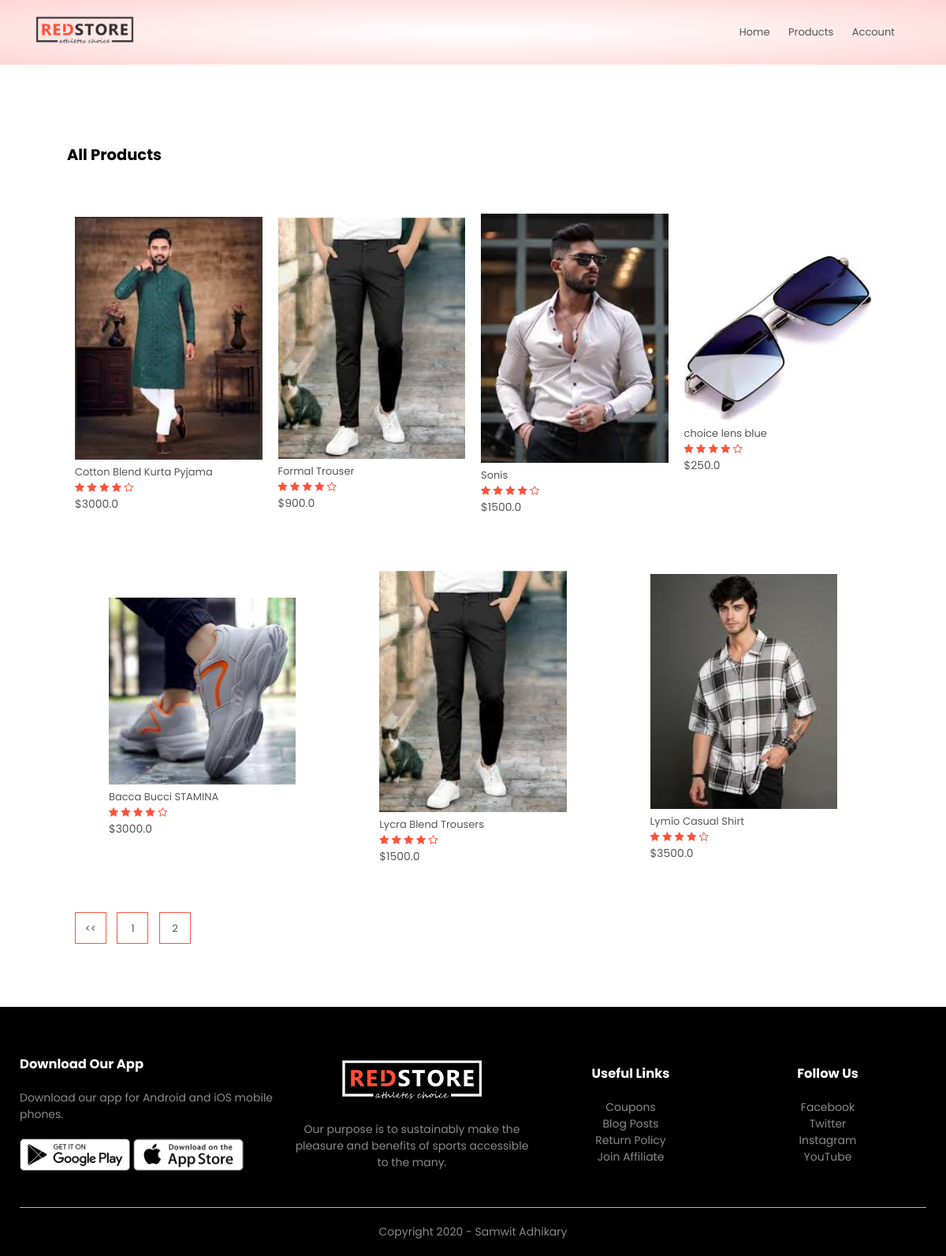
The page /product_list?page=2 on the database its author committed.
### products/models.py (models this page shows, shortened)
class Product(models.Model):
    LIVE = 1
    DELETE = 0
    DELETE_CHOICES = ((LIVE,'Live'),(DELETE,'Delete'))
    title = models.CharField(max_length=200)
    price = models.FloatField()
    description = models.TextField()
    image = models.ImageField(upload_to='media/')
    priority = models.IntegerField(default=0)
    delete_status = models.IntegerField(choices=DELETE_CHOICES,default=LIVE)
    created_at = models.DateTimeField(auto_now_add=True)
    updated_at = models.DateTimeField(auto_now=True)

### products/views.py (the view)
# urls.py: path('product_list',views.Product_list,name='list_product'),
def Product_list(request):
    page = 1
    if request.GET:
        page = request.GET.get('page',1)
    list_product = Product.objects.order_by('-priority')
    product_paginator = Paginator(list_product,7)
    list_product = product_paginator.get_page(page)
    context = {'products':list_product}
    return render(request,'product_layout.html',context)

### orders/context_processors.py (called while the page is built)
def cart_count(request):
    if request.user.is_authenticated:
        customer = request.user.customer_profile
        cart = Order.objects.filter(owner=customer, order_status=Order.CART_STAGE).first()
        if cart:
            count = cart.added_items.aggregate(total_quantity=Sum('quantity'))['total_quantity'] or 0
        else:
            count = 0
    else:
        count = 0
    return {
        'cart_count': count
    }

### products/templatetags/chunks.py (called while the page is built)
@register.filter(name='chunks')
def Chunks(list_data,chunk_size):
    chunk=[]
    i=0
    for data in list_data:
        chunk.append(data)
        i+1
        if i==chunk_size:
            yield chunk
            i=0
            chunk=[]
    if  chunk:
        yield chunk

### templates/product_layout.html
{% extends 'blank_layout.html' %}
{% block content %}
{% include 'product_list.html' %}
{% endblock content %}

### templates/product_list.html (shortened to what this page needs)
{% load static %}
{% load chunks %}
<div class="small-container">
    <div class="row row-2">
        <h2>All Products</h2>
    </div>
    {% for product_chunks in  products|chunks:4 %}
    <div class="row">
        {% for product in product_chunks %}
        <div class="col-4">
            <a href="{% url 'detail_product' product.id %}"> <img src="{{ product.image.url }}" alt=""></a>
            <h4>{{ product.title }}</h4>
            <div class="rating">
                <i class="fa fa-star"></i>
                <i class="fa fa-star"></i>
                <i class="fa fa-star"></i>
                <i class="fa fa-star"></i>
                <i class="fa fa-star-o"></i>
            </div>
            <p>${{ product.price }}</p>
        </div>
        {% endfor %}
    </div>
   {% endfor %}
    <div class="page-btn">
        {% if products.has_previous %}
            <a href="?page={{ products.previous_page_number }}"><span><<</span></a>
        {% endif %}
        {% for i in products.paginator.page_range %}
            <a href="?page={{i}}"><span>{{i}}</span></a>
        {% endfor %}
    </div>
</div>

### static/css/style.css (style rules this page uses)
* { margin: 0; padding: 0; box-sizing: border-box; }
body { font-family:'Poppins', Arial, Helvetica, sans-serif; font-size: 13px; }
a { text-decoration: none; color: #555; }
p { color: #555; }
.row { display: flex; align-items: center; flex-wrap: wrap; justify-content: space-around; }
.small-container { max-width: 1080px; margin: auto; padding-left: 25px; padding-right: 25px; }
.col-4 { flex-basis: 25%; padding: 10px; min-width: 200px; margin-bottom: 50px; transition: transform 0.5s; }
.col-4 img { width: 100%; }
h4 { color: #555; font-weight: normal; }
.col-4 p { font-size: 14px; }
.rating .fa { color: #ff523b; }
.row-2 { justify-content: space-between; margin: 100px auto 50px; }
.page-btn { margin: 0 auto 80px; }
.page-btn span { display: inline-block; border: 1px solid #ff523b; margin-left: 10px; width: 40px; height: 40px; text-align: center; line-height: 40px; cursor: pointer; }

### rows shown on the page
Product: image (picture), title "Cotton Blend Kurta Pyjama", price "3000.0"
Product: image (picture), title "Formal Trouser", price "900.0"
Product: image (picture), title "Sonis", price "1500.0"
Product: image (picture), title "choice lens blue", price "250.0"
Product: image (picture), title "Bacca Bucci STAMINA", price "3000.0"
Product: image (picture), title "Lycra Blend Trousers", price "1500.0"
Product: image (picture), title "Lymio Casual Shirt", price "3500.0"

### other values the page prints
{{ i }} "1" "2"
